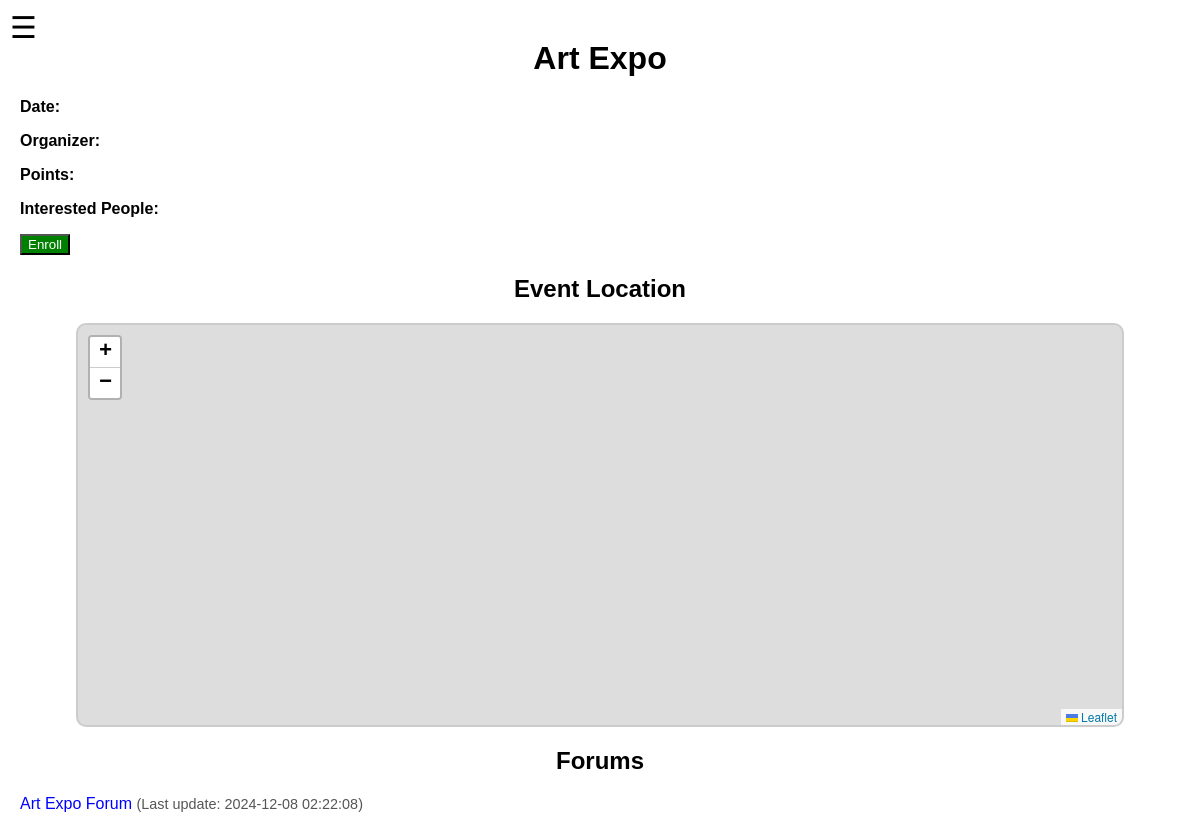
Screenshot of /home/event/2 (signed in) with the database file from the repository.
### tables this page shows
CREATE TABLE Event (
    id_event INTEGER PRIMARY KEY,
    name TEXT NOT NULL CHECK(length(name) > 0),
    description TEXT,
    event_date TEXT, -- 'YYYY-MM-DD'
    location TEXT NOT NULL UNIQUE, -- "latitude, longitude"
    hours_of_work INTEGER DEFAULT 0 CHECK(hours_of_work >= 0),
    status TEXT CHECK(status IN ('active','inactive')),
    openslots INTEGER DEFAULT 0 CHECK(openslots >= 0),
    organizer TEXT,
    points_to_earn INTEGER DEFAULT 0 CHECK(points_to_earn >= 0)
);

CREATE TABLE Forum (
    id_forum INTEGER PRIMARY KEY,
    id_event INTEGER NOT NULL,
    name TEXT NOT NULL CHECK(length(name) > 0),
    FOREIGN KEY (id_event) REFERENCES Event(id_event) ON DELETE CASCADE
);

### routes/home.py (the view)
@home_bp.route('/event/<int:event_id>')
def event_page(event_id):
    user_id = session.get('user_id')
    if not user_id:
        flash('Please log in to view events.', 'error')
        return redirect(url_for('login.login'))
    event = get_event_details(event_id)
    if not event:
        flash('Event not found.', 'error')
        return redirect(url_for('home.home'))
    forums = get_forums_by_event(event_id)
    print("Forums Data:", forums)
    return render_template(
        'event.html',
        event=event,
        forums=forums
    )

### models.py (called while the page is built)
def get_forums_by_event(event_id):
    with sqlite3.connect(DB_NAME, timeout=30) as conn:
        cursor = conn.cursor()
        query = """
            SELECT f.id_forum, f.name, MAX(p.date_of_post) AS last_update
            FROM Forum f
            LEFT JOIN Post p ON f.id_forum = p.id_forum
            WHERE f.id_event = ?
            GROUP BY f.id_forum, f.name
            ORDER BY last_update DESC
        """
        cursor.execute(query, (event_id,))
        forums = cursor.fetchall()
    return [
        {
            'id_forum': row[0],
            'name': row[1],
            'last_update': row[2] if row[2] else 'No posts yet'
        }
        for row in forums
    ]

def get_event_details(event_id):
    with sqlite3.connect(DB_NAME, timeout=30) as conn:
        cursor = conn.cursor()
        query = """
            SELECT id_event, name
            FROM Event
            WHERE id_event = ?
        """
        cursor.execute(query, (event_id,))
        row = cursor.fetchone()
    if not row:
        return None
    return {
        'id_event': row[0],
        'name': row[1]
    }

### templates/event.html (shortened to what this page needs)
<!DOCTYPE html>
<html lang="en">
<head>
    <link rel="stylesheet" href="https://unpkg.com/leaflet@1.9.3/dist/leaflet.css" />
    <link rel="stylesheet" href="{{ url_for('static', filename='styles.css') }}">
</head>
<body>
    <div class="hamburger-menu">
        <label for="menu-toggle" class="menu-icon">&#9776;</label>
    </div>
    <h1>{{ event.name }}</h1>
    <p><strong>Date:</strong> {{ event.date }}</p>
    <p><strong>Organizer:</strong> {{ event.organizer }}</p>
    <p><strong>Points:</strong> {{ event.points }}</p>
    <p><strong>Interested People:</strong> {{ event.interested }}</p>
    <form method="POST">
        {% if enrolled %}
        <button type="submit" name="action" value="leave" style="background-color: red; color: white;">Leave</button>
        {% else %}
        <button type="submit" name="action" value="enroll" style="background-color: green; color: white;">Enroll</button>
        {% endif %}
    </form>
    <h2>Event Location</h2>
    <div id="map" style="height: 400px; width: 100%;"></div>
    <h2>Forums</h2>
    {% if forums %}
        <ul>
            {% for forum in forums %}
                <li>
                    <a href="{{ url_for('forum.forum_page', forum_id=forum.id_forum) }}">
                        {{ forum.name }}
                    </a>
                    <span style="font-size: 0.9em; color: #555;">(Last update: {{ forum.last_update }})</span>
                </li>
            {% endfor %}
        </ul>
    {% else %}
        <p>No forums available for this event.</p>
    {% endif %}
</body>
</html>

### static/styles.css (style rules this page uses)
body { font-family: Arial, sans-serif; margin: 0; padding: 20px; }
h1, h2 { text-align: center; margin-top: 20px; }
#map { margin: 20px auto; max-width: 90%; border: 2px solid #ccc; border-radius: 10px; }
ul { list-style-type: none; padding: 0; }
ul li a { text-decoration: none; color: blue; }
.hamburger-menu { position: fixed; top: 10px; left: 10px; z-index: 1000; }
.menu-icon { font-size: 30px; cursor: pointer; user-select: none; }

### rows the page displays
Event: name "Art Expo"
Forum: name "Art Expo Forum", last_update "2024-12-08 02:22:08"
